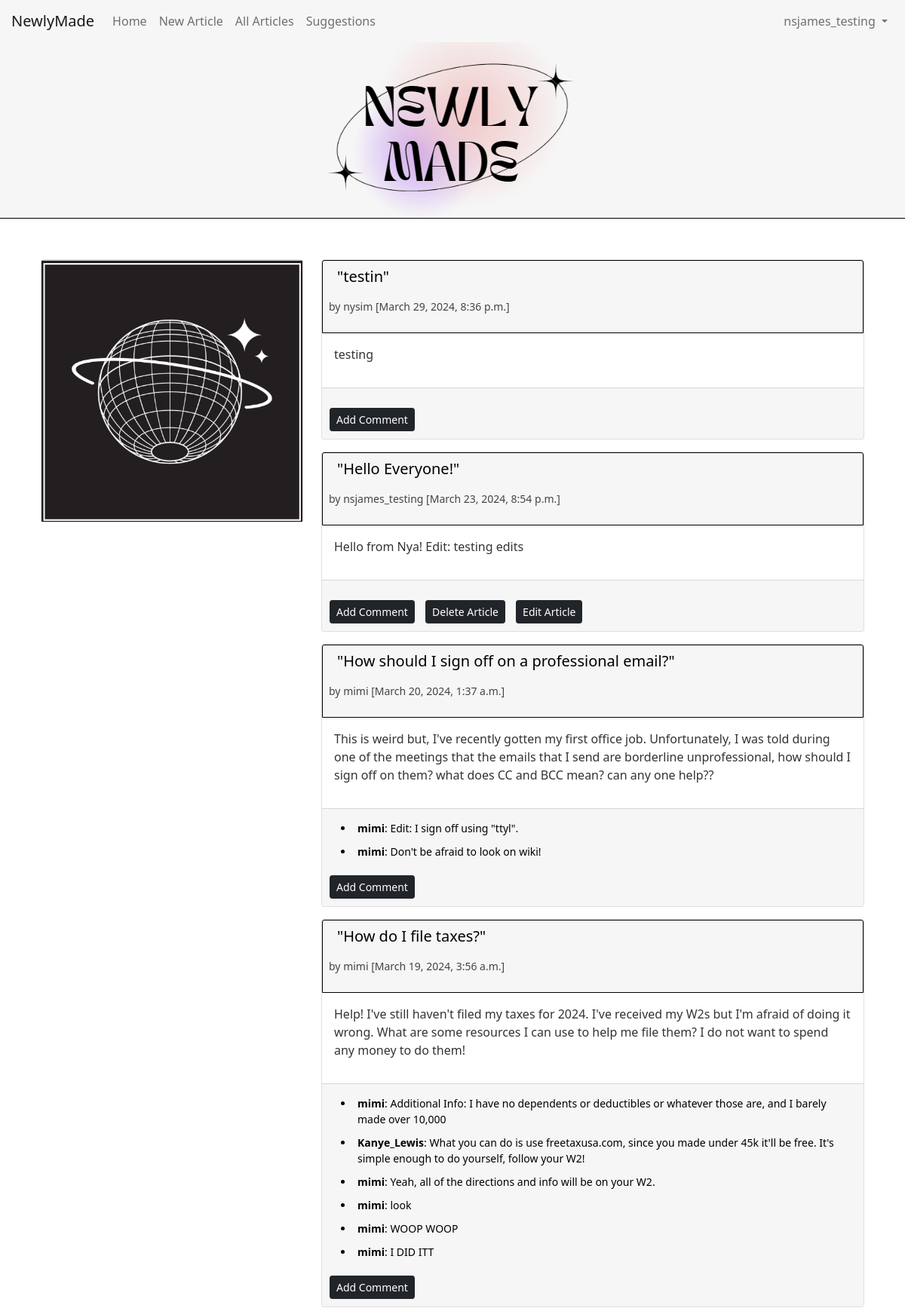
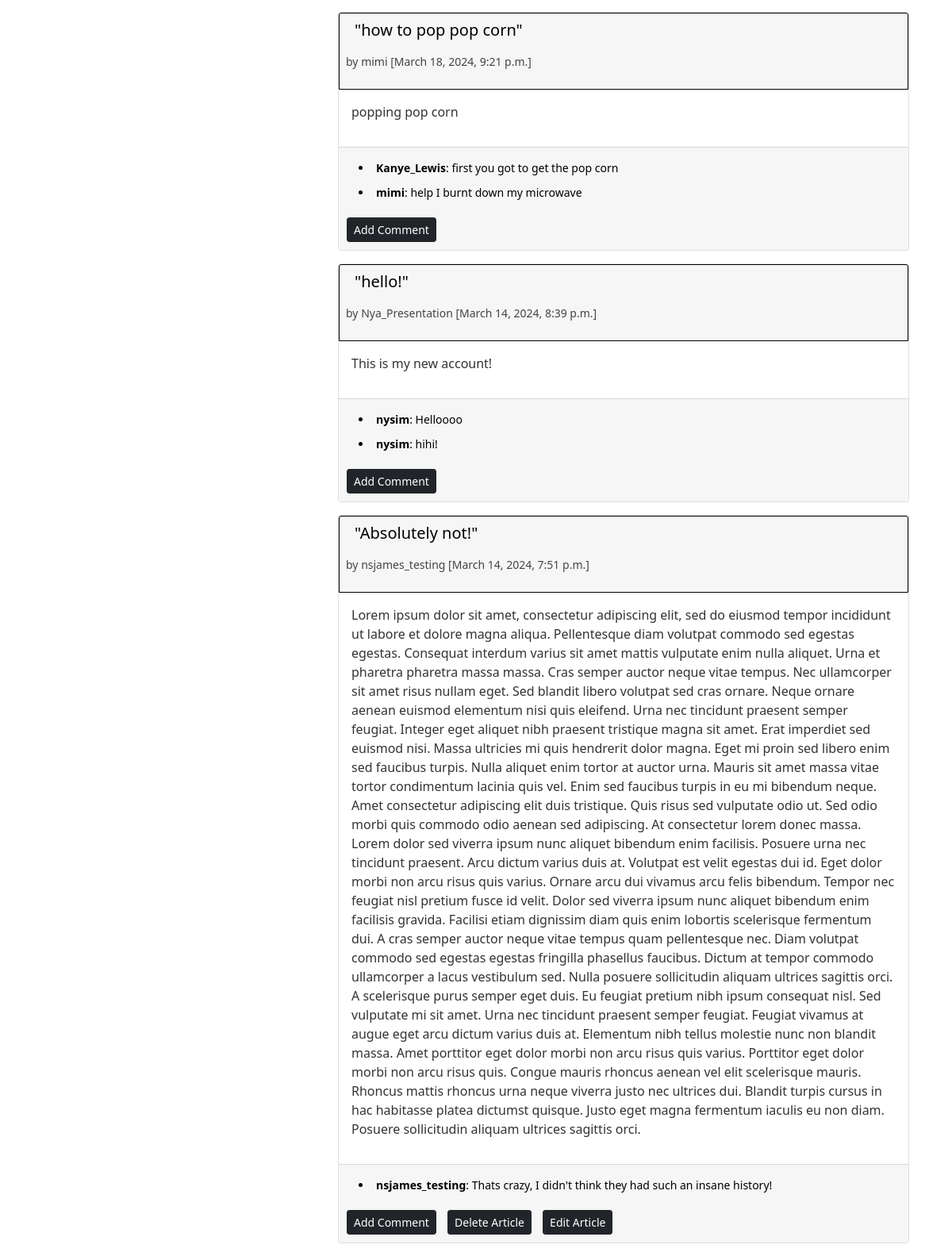
Screenshot of /articles/ (signed in) with the database file from the repository (2 pictures, top to bottom).
### accounts/models.py (models this page shows)
class CustomUser(AbstractUser):
    age = models.PositiveIntegerField(null=True, blank=True)

### articles/models.py (models this page shows, shortened)
class Article(models.Model):
    title = models.CharField(max_length=255)
    body = models.TextField()
    date = models.DateTimeField(auto_now=True)
    author = models.ForeignKey(
        settings.AUTH_USER_MODEL,
        on_delete=models.CASCADE,
    )
    class Meta:
        ordering = ['-date']

class Comment(models.Model):
    article = models.ForeignKey(Article, on_delete=models.CASCADE)
    comment = models.CharField(max_length=255)
    author = models.ForeignKey(
        settings.AUTH_USER_MODEL,
        on_delete=models.CASCADE,
    )
    def __str__(self):
        return self.comment

### articles/views.py (the view)
# urls.py: path('', ArticleListView.as_view(),
class ArticleListView(LoginRequiredMixin, ListView):
    model = Article
    template_name = "article_list.html"

### templates/article_list.html (shortened to what this page needs)
{% extends "base.html" %}
{% load crispy_forms_tags %}
{% load static %}
{% block content %}
<div class="container">
    <div class="row">
        <div class="col-md-4">
            <div class="card">
                <img src="{% static 'world.png' %}" style="overflow: hidden" alt="Logo">
            </div>
        </div>
        <div class="col-md-8">
            {% for article in article_list %}
            <div class="card mb-3">
                <div class="card-header">
                    <h4 class="article-title">"{{ article.title }}"</h4>
                    <p class="article-info">by {{ article.author }} [{{ article.date }}]</p>
                </div>
                <div class="card-body">
                    <p class="article-body">{{ article.body }}</p>
                </div>
                <div class="card-footer">
                    <ul class="comments-list">
                        {% for comment in article.comment_set.all %}
                        <li class="comment"> <strong style="color: black">{{ comment.author }}</strong>: {{ comment }}</li>
                        {% endfor %}
                    </ul>
                    <a href="{% url 'article_detail' article.pk %}" class="btn btn-dark btn-sm">Add Comment</a>
                    {% if article.author == request.user %}
                        <a href="{% url 'article_delete' article.pk %}" class="btn btn-dark btn-sm">Delete Article</a>
                        <a href="{% url 'article_edit' article.pk %}" class="btn btn-dark btn-sm">Edit Article</a>
                    {% endif %}
                </div>
            </div>
            {% endfor %}
        </div>
    </div>
</div>
{% endblock content %}

### templates/base.html (shortened to what this page needs)
{% load static %}
<!DOCTYPE html>
<html lang="en">
<head>
    <link href="https://cdn.jsdelivr.net/npm/bootstrap@5.1.3/dist/css/bootstrap.min.css" rel="stylesheet">
</head>
<body>
    <header class="p-3 border-bottom">
        <nav class="navbar navbar-expand-lg navbar-light fixed-top border-1px;" style="background-color: #F6F6F6;">
            <div class="container-fluid">
                <a class="navbar-brand" href="{% url 'home' %}">
                    NewlyMade
                </a>
                <div class="collapse navbar-collapse" id="navbarNav">
                    <ul class="navbar-nav me-auto mb-2 mb-lg-0">
                        <li class="nav-item">
                            <a class="nav-link{% if request.path == '/' %} active{% endif %}" href="{% url 'home' %}">Home</a>
                        </li>
                        {% if user.is_authenticated %}
                        <li class="nav-item">
                            <a class="nav-link{% if request.path == '/article/new/' %} active{% endif %}" href="{% url 'article_new' %}">New Article</a>
                        </li>
                        <li class="nav-item">
                            <a class="nav-link{% if request.path == '/article/list/' %} active{% endif %}" href="{% url 'article_list' %}">All Articles</a>
                        </li>
                        <li class="nav-item">
                            <a class="nav-link" href="https://forms.office.com/r/hVucxuiRqR">Suggestions</a>
                        </li>
                        {% endif %}
                    </ul>
                    <ul class="navbar-nav">
                        {% if user.is_authenticated %}
                        <li class="nav-item dropdown">
                            <a class="nav-link dropdown-toggle" href="#" id="navbarDropdown" role="button" data-bs-toggle="dropdown" aria-expanded="false">
                                {{ user.username }}
                            </a>
                        </li>
                        {% endif %}
                    </ul>
                </div>
            </div>
        </nav>
    </header>
    <div class="container-fluid" style="border: 10px; overflow: hidden; width: 100%; height: 32vh; background-color: #F6F6F6; display: flex; justify-content: center; align-items: center;">
        <img src="{% static 'new.png' %}" style="overflow: hidden" alt="Logo">
    </div>
    <div class="container-fluid" style="background-color: black; width: 100%; height: 1px;"></div>
    <main class="container mt-4" style="padding-top: 30px;">
        {% block content %}{% endblock content %}
    </main>
</body>
</html>

### templates/base.html (style rules this page uses)
body { background-color: f6f6f6; background-size: 80px 80px; background-position: 0 0,40px 40px; }
.navbar { width: 100%; }
.container-fluid { padding-right: 15px; padding-left: 15px; margin-right: auto; margin-left: auto; }

### templates/article_list.html (style rules this page uses)
.card-header { background-color: #f6f6f6; padding: 4px; border: 1px solid #000000; }
.card-footer { background-color: #F6F6F6; padding: 10px; }
.article-title { font-size: 20px; font-weight: 500; color: black; padding: 5px; margin-left: 10px; }
.article-info { font-size: 14px; color: #444444; padding: 4px; }
.article-body { color: #333; }
.comment { font-size: 14px; color: black; padding: 5px; }
.btn { margin-right: 10px; }

### rows the page displays
CustomUser: username "nsjames_testing"
Article: title "testin", author "nysim", date "March 29, 2024, 8:36 p.m.", body "testing"
Article: title "Hello Everyone!", author "nsjames_testing", date "March 23, 2024, 8:54 p.m.", body "Hello from Nya! Edit: testing edits", shows "Delete Article"
Article: title "How should I sign off on a professional email?", author "mimi", date "March 20, 2024, 1:37 a.m.", body "This is weird but, I've recently gotten my first office job. Unfortunately, I was told during one of the meetings that the emails that I send are borderline unprofessional, how should I sign off on them? what does CC and BCC mean? can any one help??"
Comment: author "mimi", comment "Edit: I sign off using \"ttyl\"."
Comment: author "mimi", comment "Don't be afraid to look on wiki!"
Article: title "How do I file taxes?", author "mimi", date "March 19, 2024, 3:56 a.m.", body "Help! I've still haven't filed my taxes for 2024. I've received my W2s but I'm afraid of doing it wrong. What are some resources I can use to help me file them? I do not want to spend any money to do them!"
Comment: author "mimi", comment "Additional Info: I have no dependents or deductibles or whatever those are, and I barely made over 10,000"
Comment: author "Kanye_Lewis", comment "What you can do is use freetaxusa.com, since you made under 45k it'll be free. It's simple enough to do yourself, follow your W2!"
Comment: author "mimi", comment "Yeah, all of the directions and info will be on your W2."
Comment: author "mimi", comment "look"
Comment: author "mimi", comment "WOOP WOOP"
Comment: author "mimi", comment "I DID ITT"
Article: title "how to pop pop corn", author "mimi", date "March 18, 2024, 9:21 p.m.", body "popping pop corn"
Comment: author "Kanye_Lewis", comment "first you got to get the pop corn"
Comment: author "mimi", comment "help I burnt down my microwave"
Article: title "hello!", author "Nya_Presentation", date "March 14, 2024, 8:39 p.m.", body "This is my new account!"
Comment: author "nysim", comment "Helloooo"
Comment: author "nysim", comment "hihi!"
Article: title "Absolutely not!", author "nsjames_testing", date "March 14, 2024, 7:51 p.m.", body "Lorem ipsum dolor sit amet, consectetur adipiscing elit, sed do eiusmod tempor incididunt ut labore et dolore magna aliqua. Pellentesque diam volutpat commodo sed egestas egestas. Consequat interdum varius sit amet mattis vulputate enim nulla aliquet. Urna et pharetra pharetra massa massa. Cras semper auctor neque vitae tempus. Nec ullamcorper sit amet risus nullam eget. Sed blandit libero volutpat sed cras ornare. Neque ornare aenean euismod elementum nisi quis eleifend. Urna nec tincidunt praesent semper feugiat. Integer eget aliquet nibh praesent tristique magna sit amet. Erat imperdiet sed euismod nisi. Massa ultricies mi quis hendrerit dolor magna. Eget mi proin sed libero enim sed…", shows "Delete Article"
Comment: author "nsjames_testing", comment "Thats crazy, I didn't think they had such an insane history!"
